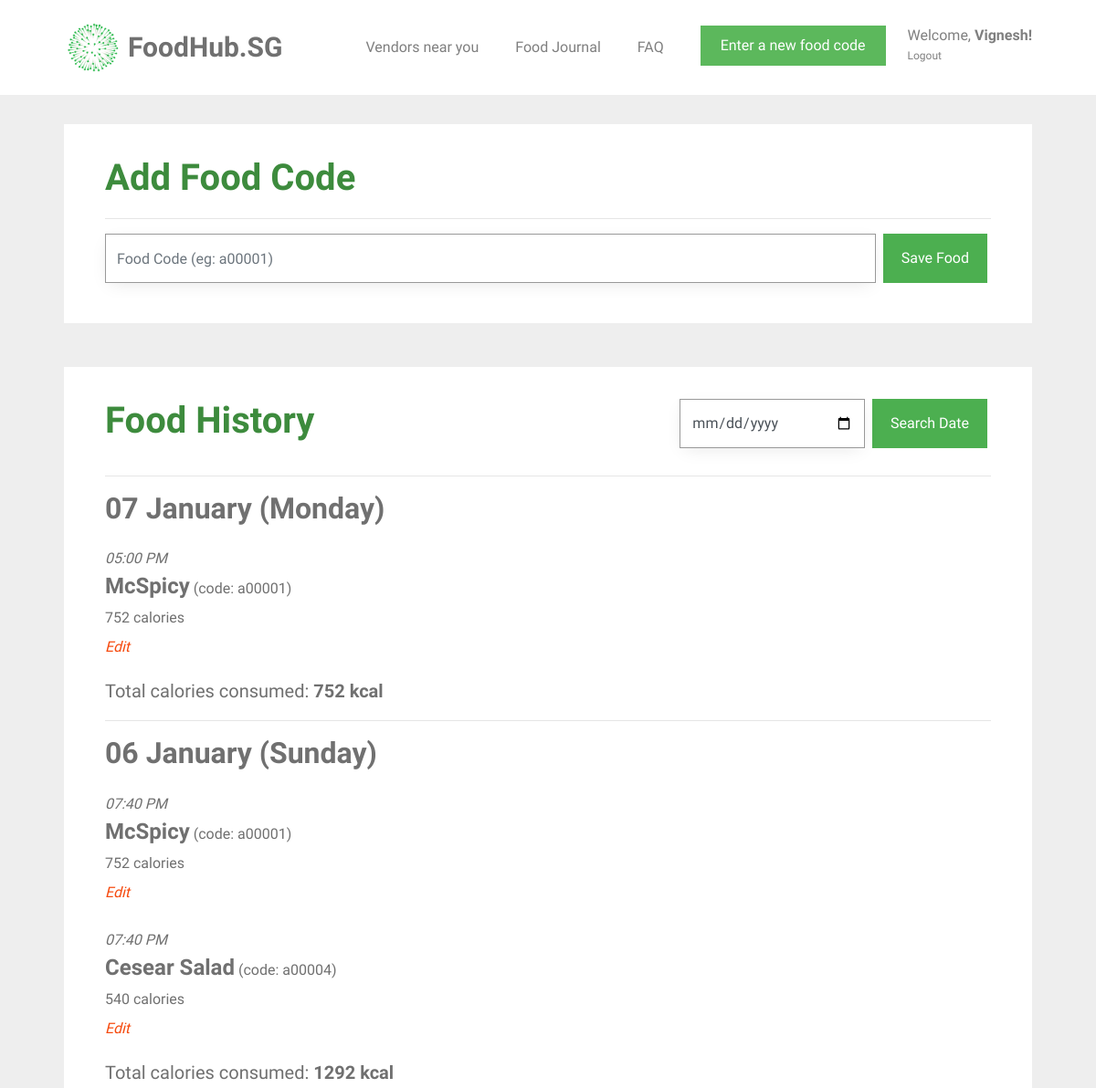
Page /food_journal (signed in, upper part) on the earlier database version.
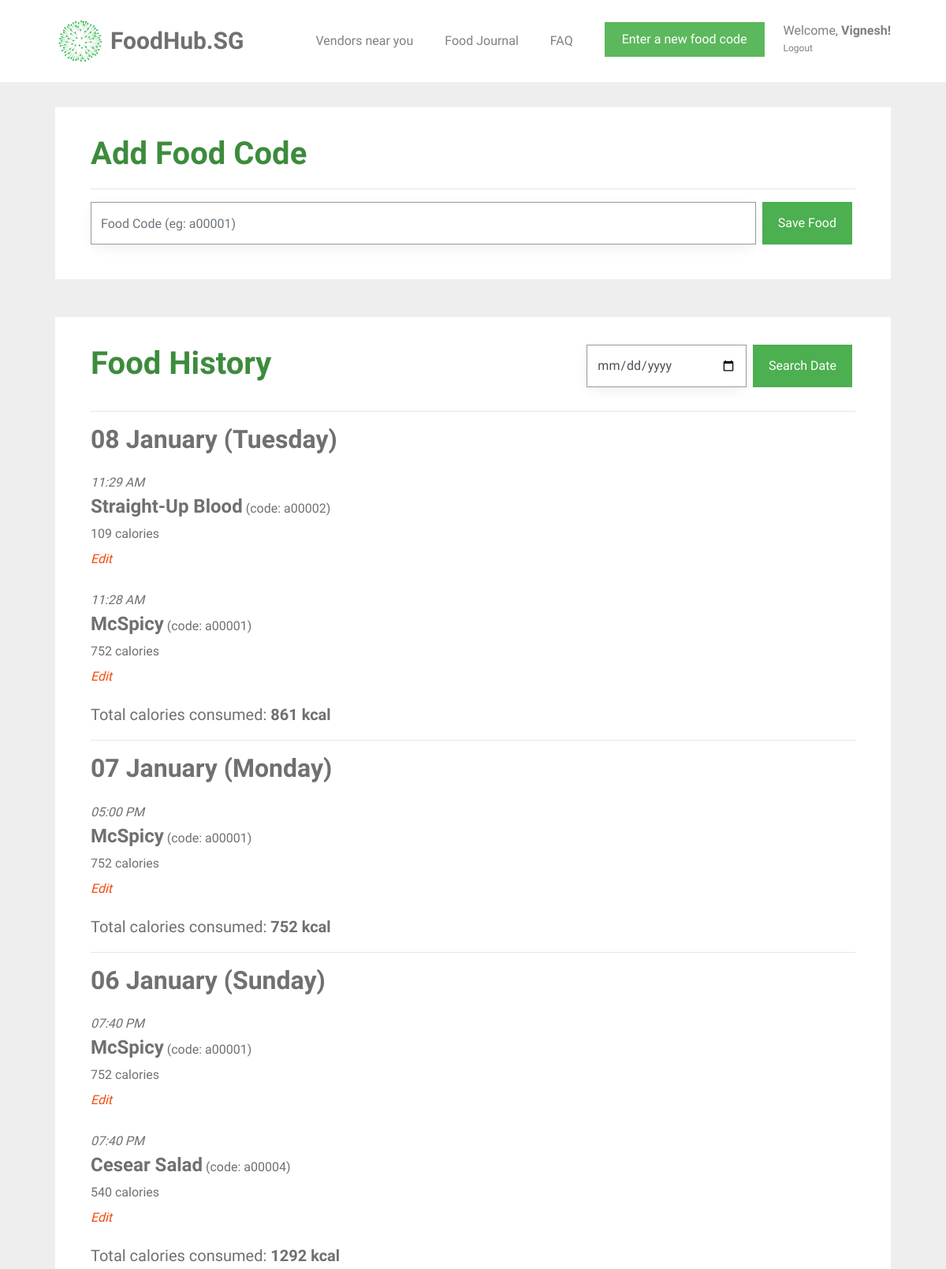
Same page on the later database version.
### tables this page shows
CREATE TABLE user (
  id INTEGER PRIMARY KEY AUTOINCREMENT,
  name TEXT NOT NULL,
  email VARCHAR(512) UNIQUE NOT NULL,
  password TEXT NOT NULL,
  height INTEGER NOT NULL,
  weight INTEGER NOT NULL
);

CREATE TABLE "food_entry" (
	`id`	INTEGER PRIMARY KEY AUTOINCREMENT,
	`creator_id`	INTEGER NOT NULL,
	`created`	TIMESTAMP NOT NULL DEFAULT (datetime('now','localtime')),
	`food_code`	VARCHAR ( 6 ) NOT NULL,
	`food_name`	TEXT NOT NULL,
	`calories`	INT NOT NULL,
	FOREIGN KEY(`creator_id`) REFERENCES `user`(`id`)
);

### foodhubsg/food.py (the view, shortened to what this page needs)
@bp.route('/food_journal', methods=('GET', 'POST'))
@login_required
def food_journal():
    db = get_db()
    food_items = db.execute(
        'SELECT f.id, creator_id, food_name, created, calories, food_code, email'
        ' FROM food_entry f JOIN user u ON f.creator_id = u.id'
        ' WHERE f.creator_id = ? AND DATE(f.created) IN'
        ' (SELECT DISTINCT DATE(created) FROM food_entry ORDER BY datetime(created) DESC LIMIT 30)'
        ' ORDER BY datetime(created) DESC',
        (g.user['id'],),
    ).fetchall()
    users = db.execute(
        'SELECT id, name, email, password, height, weight'
        ' FROM user'
        ' WHERE id = ?',
        (g.user['id'],),
    ).fetchall()
    for user in users:
        weight = user['weight']
        height = user['height']
        name = user['name']
    bmi = int(weight / height ** height)
    all_dates = []
    food_dates = []
    calories_list = []
    user_average_calories = 0
    number_of_days = 0
    if food_items == []:
        food_exists = 0
    else:
        food_exists = 1
    for food in food_items:
        food_date = food['created'].strftime('%d-%m-%y')
        all_dates.append(food_date)
    all_dates = remove_duplicates(all_dates)
    for date in all_dates:
        current_date_food = []
        current_date_calories = []
        for food in food_items:
            if date == food['created'].strftime('%d-%m-%y'):
                current_date_food.append(food)
                current_date_calories.append(food['calories'])
            else:
                continue
        food_dates.append(current_date_food)
        current_date_calories = sum(current_date_calories)
        calories_list.append(current_date_calories)
    number_of_days = len(food_dates)
    user_average_calories = int(sum(calories_list) / number_of_days)
    return render_template('food/food_journal.html',
                           food_dates=food_dates, all_dates=all_dates, calories_list=calories_list, name=name,
                           weight=weight, height=height, bmi=bmi, user_average_calories=user_average_calories,
                           number_of_days=number_of_days, food_exists=food_exists, now=datetime.utcnow())

### foodhubsg/auth.py (called while the page is built)
def login_required(view):
    @functools.wraps(view)
    def wrapped_view(**kwargs):
        if g.user is None:
            return redirect(url_for('auth.login'))
        return view(**kwargs)
    return wrapped_view

@bp.before_app_request
def load_logged_in_user():
    user_id = session.get('user_id')
    if user_id is None:
        g.user = None
    else:
        g.user = get_db().execute(
            'SELECT * FROM user WHERE id = ?', (user_id,)
        ).fetchone()

### foodhubsg/db.py (called while the page is built)
def get_db():
    if 'db' not in g:
        g.db = sqlite3.connect(
            current_app.config['DATABASE'],
            detect_types=sqlite3.PARSE_DECLTYPES
        )
        g.db.row_factory = sqlite3.Row
    return g.db

### foodhubsg/food.py (called while the page is built)
def remove_duplicates(values):
    output = []
    seen = set()
    for value in values:
        if value not in seen:
            output.append(value)
            seen.add(value)
    return output

### foodhubsg/templates/food/food_journal.html (shortened to what this page needs)
{% extends 'base.html' %}
{% block content %}
<div id="colorlib-container">
    <div class="container">
        <div class="box1">
        <div class="row row-pb-md">
            <div class="col-md-12">
                <form method="post">
                    <header id="summary-header">
                        <h1 class="font_color"><b>Add Food Code</b></h1>
                        <hr>
                    </header>
                    <div class="input-group">
                        <input name="code" id="code" class="form-control" value="{{ request.form['code'] }}" placeholder="Food Code (eg: a00001)" required>
                        <span class="input-group-btn">
                            <input type="submit" name="action" value="Save Food" class="btn btn-primary" style="background-color: #4CAF50; height: 54px; margin-left: 0.5em;">
                        </span>
                    </div>
                </form>
            </div>
        </div>
        </div>
        <div class="box1">
        <div class="row row-pb-md">
            <div class="col-md-12">
                <form method="post">
                    <header id="summary-header">
                        <div class="input-group">
                            <h1 class="font_color"><b>Food History</b></h1>
                            <input type="date" name="search-date" id="search-date" class="form-control" style="margin-left: 25em;" min="2005-01-01" max="2030-12-31" required>
                            <span class="input-group-btn">
                                <input type="submit" name="action" value="Search Date" class="btn btn-primary" style="background-color: #4CAF50; height: 54px; margin-left: 0.5em;">
                            </span>
                        </div>
                        <hr>
                    </header>
                </form>
                {% if food_exists == 0 %}
                    <article class="food-journal">
                        <header>
                            <div class="food-subsection">
                                <h4 style="margin-bottom: 0"><b>No food added to list</b></h4>
                            </div>
                        </header>
                    </article>
                {% else %}
                    <div id="accordion">
                {% for date in food_dates %}
                    {% set example_food = date[0] %}
                    {% if now.strftime('%Y') == example_food['created'].strftime('%Y') %}
                        {% set example_date = example_food['created'].strftime('%d %B (%A)') %}
                    {% else %}
                        {% set example_date = example_food['created'].strftime('%d %B %Y (%A)') %}
                    {% endif %}
                    <h2> <b>{{ example_date }}</b> </h2>
                    {% for food in date %}
                        <article class="food-journal">
                            <header>
                                <div class="food-subsection">
                                    <div id="time-created"> <i>{{ food['created'].strftime('%I:%M %p') }}</i> </div>
                                    <h4 style="margin-bottom: 0; display: inline"><b>{{ food['food_name'] }}</b></h4>
                                    <p style="display: inline">(code: {{ food['food_code'] }})</p>
                                    <p>
                                    {{ food['calories'] }} calories <br>
                                    <a class="action" href="{{ url_for('food.edit_food', id = food['id']) }}"><i>Edit</i></a>
                                    </p>
                                </div>
                            </header>
                        </article>
                    {% endfor %}
                    <h5>Total calories consumed: <b> {{ calories_list[loop.index - 1] }} kcal </b> </h5>
                    <hr>
                {% endfor %}
                {% endif %}
            </div>
            </div>
        </div>
        </div>
    </div>
{% endblock %}

### foodhubsg/templates/base.html (shortened to what this page needs)
<!doctype html>
<link rel="stylesheet" href="https://cdnjs.cloudflare.com/ajax/libs/font-awesome/4.7.0/css/font-awesome.min.css">
<link rel="stylesheet" href="https://stackpath.bootstrapcdn.com/bootstrap/4.1.3/css/bootstrap.min.css">
<link rel="stylesheet" href="../static/css/animate.css">
<link rel="stylesheet" href="../static/css/icomoon.css">
<link rel="stylesheet" href="../static/css/magnific-popup.css">
<link rel="stylesheet" href="../static/css/flexslider.css">
<link rel="stylesheet" href="../static/css/owl.carousel.min.css">
<link rel="stylesheet" href="../static/css/owl.theme.default.min.css">
<link rel="stylesheet" href="../static/css/style.css">
    {% block navbar %}
        <nav class="navbar navbar-light bg-white">
            <div class="container">
                <a class="navbar-brand" href="{{ url_for('index') }}">
                    <img src="../static/images/healthhub-logo.png" width="65px" height="60px" class="d-inline-block align-top" alt="FoodHub.SG Logo">
                    <span id="webname">FoodHub.SG</span>
                </a>
                {% if g.user %}
                    <ul class="navbar-nav ml-auto">
                        <li class="nav-item">
                            <a class="nav-link" href="{{ url_for('vendors.vendors') }}">Vendors near you</a>
                        </li>
                        <li class="nav-item">
                            <a class="nav-link" href="{{ url_for('food.food_journal') }}">Food Journal</a>
                        </li>
                        <li class="nav-item">
                            <a class="nav-link" href="{{ url_for('user.faq') }}">FAQ</a>
                        </li>
                        <li class="nav-item">
                            <a href="{{ url_for('food.food_journal') }}"><button type="button" class="btn btn-success">Enter a new food code</button></a>
                        </li>
                        <li class="nav-item settings nav-link">
                            <a class="nav-link" id="settings-link" href="{{ url_for('user.user_settings')}}">
                                Welcome, <span id="nav-name">{{ g.user['name'] }}!</span>
                            </a>
                            <a class="nav-link" id="logout-link" href="{{ url_for('auth.logout') }}">
                                Logout
                            </a>
                        </li>
                    </ul>
                {% endif %}
                {% endblock %}
            </div>
        </nav>
<section class="content">
    {% block content %}{% endblock %}
</section>

### foodhubsg/static/css/style.css (style rules this page uses)
.font_color { color: #3d8b3d; }
a { color: #F6490D; -webkit-transition: 0.5s; -o-transition: 0.5s; transition: 0.5s; }
p { margin-bottom: 20px; }
h1, h2, h3, h4, h5, h6, figure { color: #707070; font-weight: 400; margin: 0 0 20px 0; }
#colorlib-container, #colorlib-instagram, #colorlib-about, #colorlib-contact, #colorlib-footer { padding: 2em 0; clear: both; }
.content { display: block; }
.form-control { -webkit-box-shadow: none; -moz-box-shadow: none; -ms-box-shadow: none; -o-box-shadow: none; box-shadow: none; border: none; font-size: 16px !important; font-weight: 300; -webkit-border-radius: 0px; -moz-border-radius: 0px; -ms-border-radius: 0px; border-radius: 0px; }
.btn { margin-right: 4px; margin-bottom: 4px; font-size: 16px; font-weight: 400; -webkit-border-radius: 30px; -moz-border-radius: 30px; -ms-border-radius: 30px; border-radius: 30px; -webkit-transition: 0.5s; -o-transition: 0.5s; transition: 0.5s; padding: 8px 20px; }
.btn-primary { background: #F6490D; color: #fff; }
.btn-success { background: #5cb85c; color: #fff; border: 2px solid #5cb85c; }
.form-control { -webkit-box-shadow: none; box-shadow: none; background: transparent; border: 1px solid rgba(0, 0, 0, 0.1); height: 54px; font-size: 18px; font-weight: 300; }
.row-pb-md { padding: 2em !important; }
.btn-primary { border-radius: 0; border-width: 0; }
.btn { border-radius: 0; }
.food-subsection { margin: 0.7em 0 1.0em 0; }
.form-control { border-width: 0.2px; border-color: #999999; box-shadow: 0 5px 20px -5px rgba(0,0,0,0.1); }
.box1 { background: #ffffff; padding: 0.5em; margin-bottom: 3em; transition: box-shadow 0.5s; }
.row.row-pb-md { margin: -5px -10px 0 -10px; }
.container { padding-right: 2.5em; padding-left: 2.5em; }
#nav-name { font-weight: bold; }
#search-date { width: 10em; }
.navbar-nav { flex-direction: row; }
.nav-item { padding: 10px 10px 10px 10px; margin: 10px; }
.navbar-nav > .settings { position: relative; display: block; margin-right: 0; padding-right: 0; margin-left: 0; padding-left: 0; color: #4CAF50; }
.settings > .nav-link { line-height: 22px; padding: 0; }
#logout-link { font-size: 12px; }
#webname { color: #707070; font-weight: bold; font-size: 30px; }
.bg-white { background-color: white; }

Differences in the rows shown:
added food_entry: example_date "08 January (Tuesday)", created "11:29 AM", food_name "Straight-Up Blood", food_code "a00002", calories "109", calories_list "861"
added food_entry: created "11:28 AM", food_name "McSpicy", food_code "a00001", calories "752", shown under "08 January (Tuesday)"
